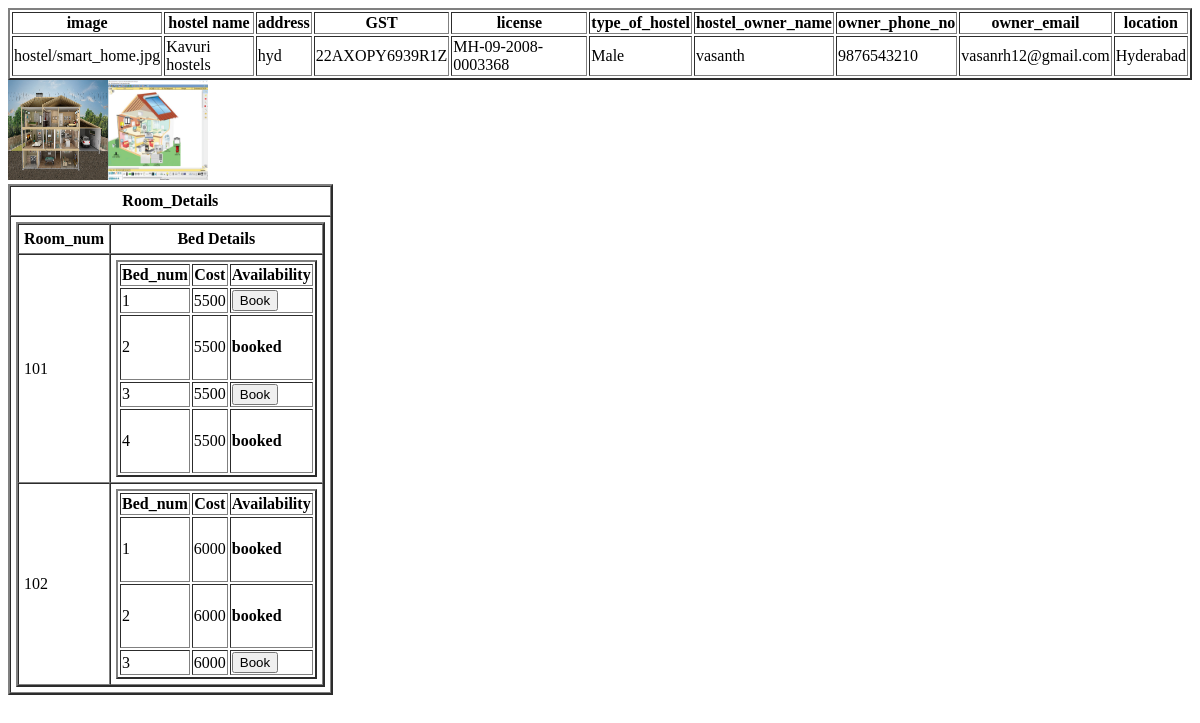
The app's page /Customer/hostel_detail/7, older data.
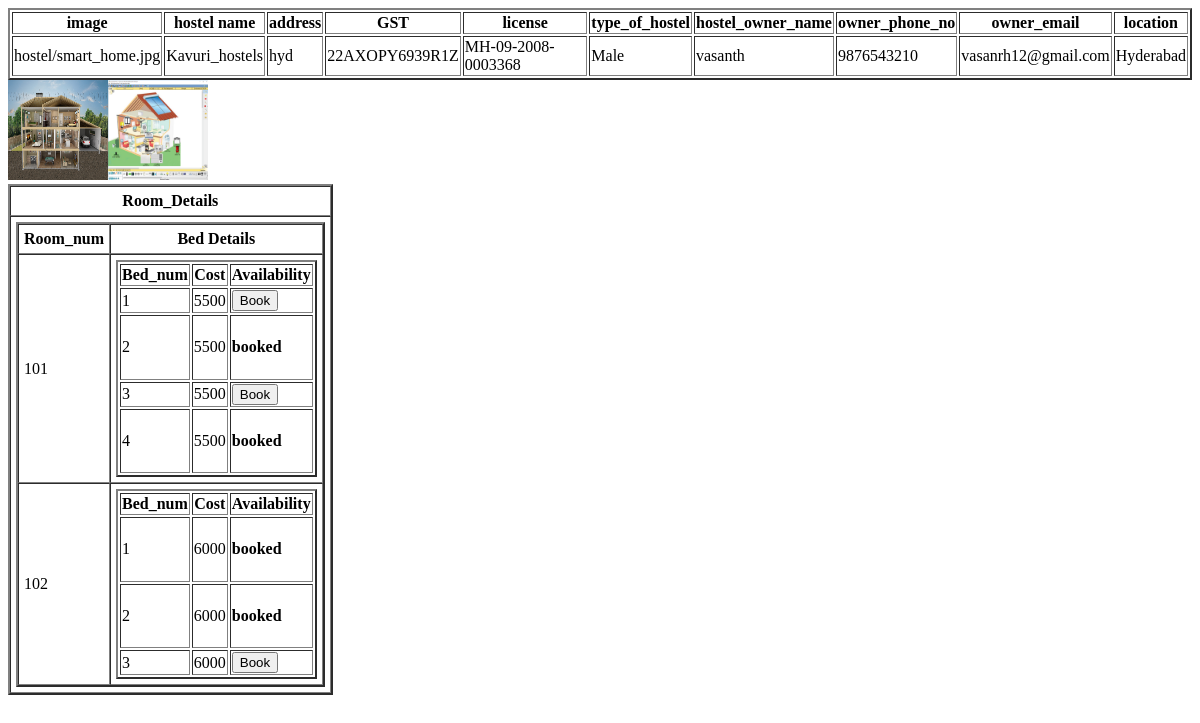
The same page, newer data.
### Owner/models.py (models this page shows)
class hostel_details_model(models.Model):
    hostel_id=models.AutoField(primary_key=True)
    hostel_name=models.CharField(max_length=20,unique=True)
    address=models.TextField(max_length=100)
    GST=models.CharField(max_length=15,unique=True)
    license=models.CharField(max_length=20,unique=True)
    type_of_hostel=models.CharField(max_length=10,choices=[['Male','Male'],['Female','Female'],['Co_living','Co_living']])
    hostel_owner_name=models.CharField(max_length=30)
    owner_id=models.PositiveIntegerField()
    owner_phone_no=models.PositiveBigIntegerField(unique=True)
    owner_email=models.EmailField(unique=True)
    location=models.CharField(max_length=50,default='Hyderabad')
    image=models.ImageField(upload_to='hostels/')
    def __str__(self):
        return self.hostel_name

### Customer/views.py (the view)
def hostel_detail_view(request,pk):
    res=hostel_details_model.objects.get(hostel_id=pk)
    room=rooms_details_model.objects.filter(hostel_id=pk)
    bed=bed_details_model.objects.all()
    images=gallery_model.objects.all()
    print(res)
    return render(request=request,template_name='hostel_detail.html',context={'hostel':res,'room_details':room,'bed_details':bed,'images':images})

### Customer/Templates/hostel_detail.html (shortened to what this page needs)
<!DOCTYPE html>
<html lang="en">
<head>
</head>
<body>
    <table border="2">
        <tr>
            <th>image</th>
            <th>hostel name</th>
            <th>address</th>
            <th>GST</th>
            <th>license</th>
            <th>type_of_hostel</th>
            <th>hostel_owner_name</th>
             <th>owner_phone_no</th>
            <th>owner_email</th>
            <th>location</th>
        </tr>
        <tr>
            <td>{{hostel.image}}</td>
            <td>{{hostel.hostel_name}}</td>
            <td>{{hostel.address}}</td>
            <td>{{hostel.GST}}</td>
            <td>{{hostel.license}}</td>
            <td>{{hostel.type_of_hostel}}</td>
            <td>{{hostel.hostel_owner_name}}</td>
             <td>{{hostel.owner_phone_no}}</td>
            <td>{{hostel.owner_email}}</td>
            <td>{{hostel.location}}</td>
        </tr>
    </table>
    <table>
        {% for img in images%}
        <tr>
            <img src="{{img.images.url}}" alt="" height="100" width="100">
        </tr>
        {% endfor %}
    </table>
    {% if room_details %}
        <table border="2" cellpadding="5" cellspacing="0">
            <tr>
                <th>Room_Details</th>
            </tr>
                <tr>
                    <td>
                        <table border="2" cellpadding="5" cellspacing="0">
                            <tr>
                                <th>Room_num</th>
                                <th>Bed Details </th>
                            </tr>
                            {% for j in room_details %}
                            <tr>
                                <td>{{j.room_no}}
                                </td>
                                <td>
                                <table border="2">
                                    <tr>
                                            <th>Bed_num</th>
                                            <th>Cost</th>
                                            <th>Availability</th>
                                    </tr>
                                    {% for k in bed_details %}
                                    {% if j == k.room_no %}
                                    <tr>
                                        <td>{{k.bed_no}}</td>
                                        <td>{{k.bed_cost}}</td>
                                        <td>{% if k.availability %} <a href="{% url 'customer:booking' hostel=hostel.hostel_id room=j.room_id bed=k.bed_id data1=hostel.hostel_name data2=j.room_no data3=k.bed_no %}"><button>Book</button></a> {% else %} <h4>booked</h4> {% endif %}</td>
                                    </tr>
                                    {% endif %}
                                    {% endfor %}
                                </table>
                                </td>
                            </tr>
                            {% endfor %}
                       </table>
                    </td>
                </tr>
        </table>
                {% else %}
                <h3>Room details is not avaliable</h3>
                 {% endif %}
</body>
</html>

Row changes from the older to the newer data that the page shows:
changed hostel_details_model "hostel/smart_home.jpg": hostel_name "Kavuri hostels" → "Kavuri_hostels"
